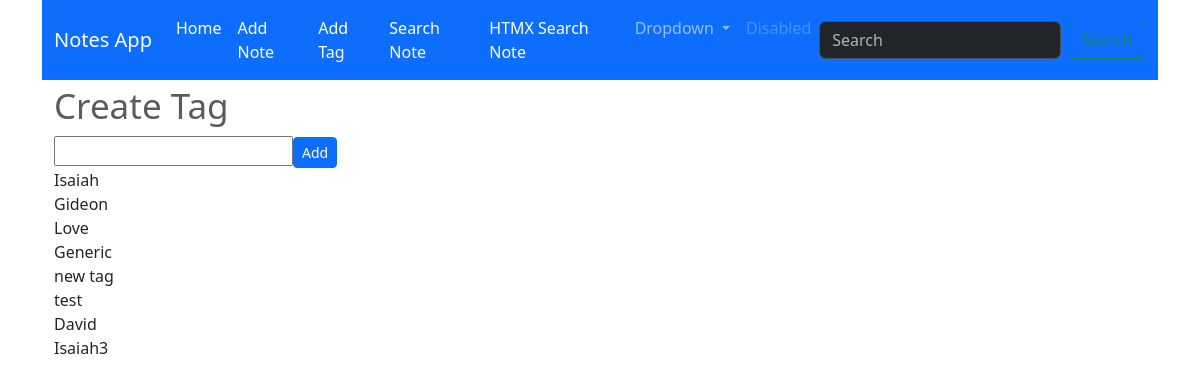
Page /create_tag/ on the earlier database version.
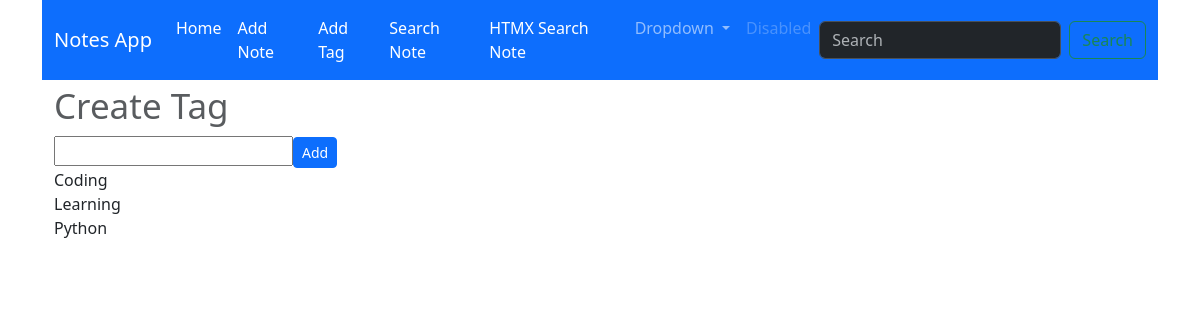
Same page on the later database version.
### notes/models.py (models this page shows)
class Tag(models.Model):
    tag=models.CharField(max_length=255, unique=True)
    def __str__(self):
        return self.tag

### notes/views.py (the view)
# urls.py: path('create_tag/', views.create_tag, name="create_tag"),
def create_tag(request):
	form = TagForm()
	tags = Tag.objects.all()
	if request.method =='POST':
		form = TagForm(request.POST)
		if form.is_valid():
			form.save()
		return redirect('/')
	context = {'form':form,'tags':tags}
	return render(request, 'notes/create_tag.html', context)

### notes/forms.py
class TagForm(ModelForm):
    class Meta:
        model = Tag
        fields = ['tag']

### notes/templates/notes/create_tag.html (shortened to what this page needs)
{% extends "notes/base.html" %}
{% block content %}
<div class="container">
    <h1><small class="text-muted">Create Tag</small></h1>
</div>
<div class="container">
    <table class="table">
        <thead>
           <form method="POST" action="">
                <tr>
                    {{ form.tag }}
                    <input class="btn btn-sm btn-primary" value="Add" type="submit" name="Create Note">
                </tr>
            </form>
        </thead>
</div>
<div>
    {% for tag in tags %}
    {{ tag }}
    <br>
    {% endfor %}
</div>
{% endblock content %}

Differences in the rows shown:
removed Tag: tag "Isaiah"
removed Tag: tag "Gideon"
removed Tag: tag "Love"
removed Tag: tag "Generic"
removed Tag: tag "new tag"
removed Tag: tag "test"
removed Tag: tag "David"
removed Tag: tag "Isaiah3"
added Tag: tag "Coding"
added Tag: tag "Learning"
added Tag: tag "Python"
